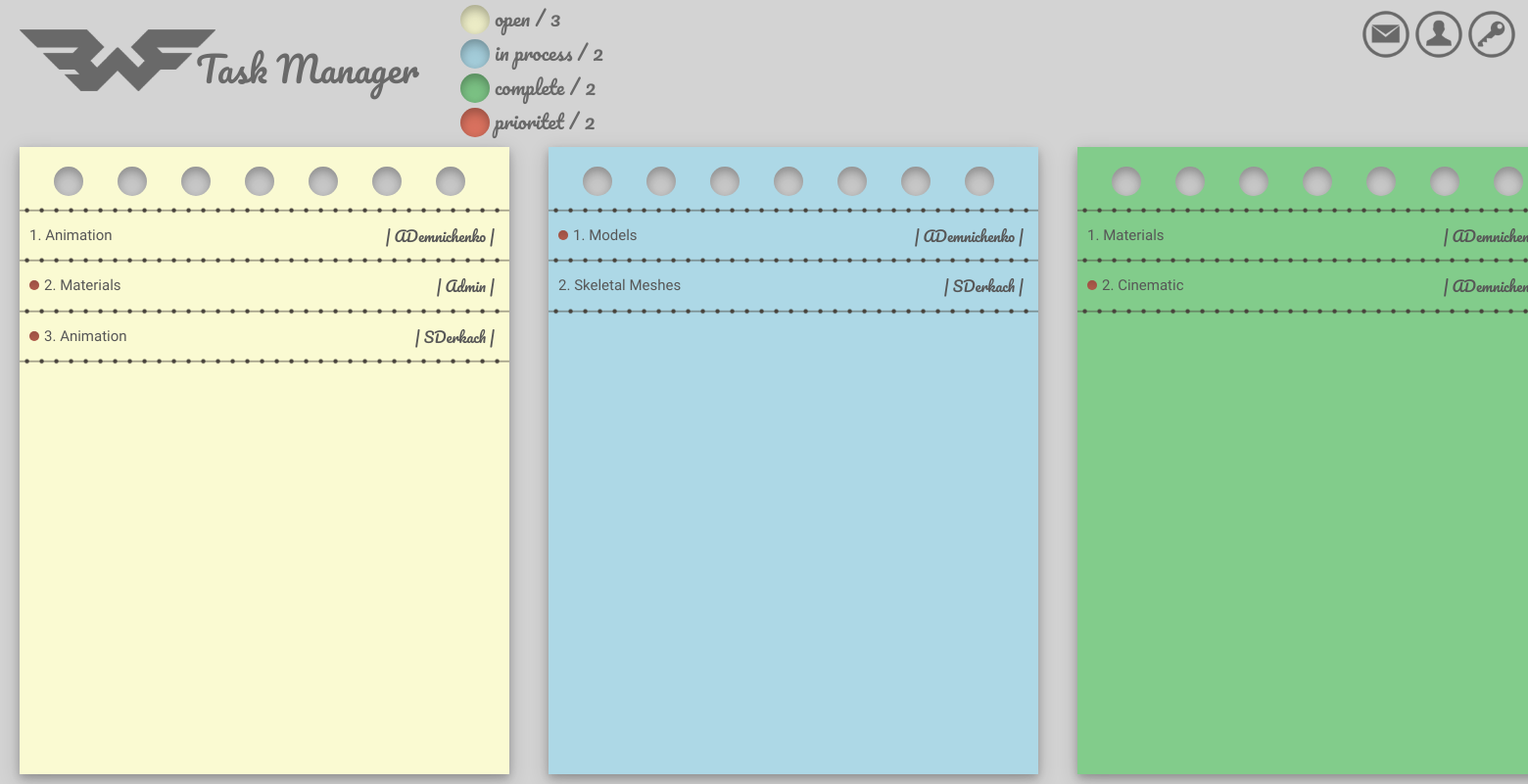
Page / (signed in) on the earlier database version.
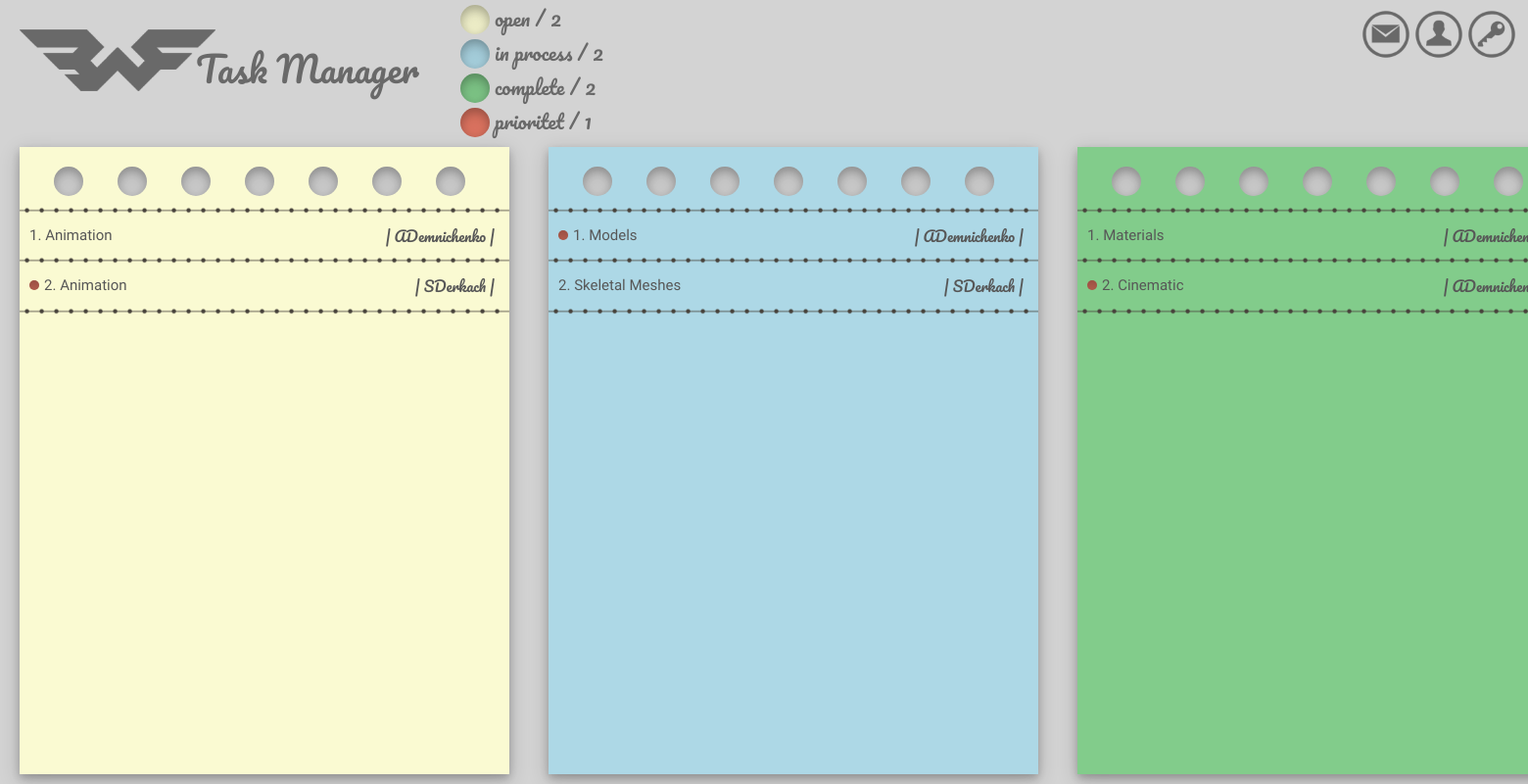
Same page on the later database version.
### TskMng/models.py (models this page shows, shortened)
class Task(models.Model):
    task_author = models.ForeignKey('auth.User')
    task_name = models.CharField(max_length = 200)
    task_description = models.TextField()
    task_open = models.DateTimeField(default=timezone.now)
    task_closed = models.DateTimeField(blank=True, null=True)
    task_in_process = models.DateTimeField(blank=True, null=True)
    task_progress = models.ForeignKey('Progress' , editable = 'false')
    task_prioritet = models.ForeignKey('Prioritet', editable = 'false')
    task_class = models.ForeignKey('Clases', editable = 'false')
    def __str__(self):
        return self.task_name

### TskMng/views.py (the view)
# urls.py: url(r'^$', views.base, name='base'),
def base(request):
    if request.user.is_anonymous:
        return redirect('/admin')
    circle_count = range(7)
    controls_list = ["task_del", "task_complete", "task_start"]
    task_lists = ["open", "in_process","closed"]
    in_process = get_task_in_process(request, Progress.objects.get(flag='in process'))
    closed = get_closed_tasks(request, Progress.objects.get(flag='closed'))
    open = get_open_tasks(request, Progress.objects.get(flag='open'))
    hot = Prioritet.objects.get(prioritet='hot')
    prioritet = get_prioritet_tasks(request, Prioritet.objects.get(prioritet='hot'), Progress.objects.get(flag='open'))
    return render(request, 'TskMng/base.html', {'hot': hot, 'open': open, 'closed': closed,
                                                     'in_process': in_process, 'circle_count': circle_count,
                                                     'controls_list':controls_list, 'task_lists':task_lists, 'prioritet':prioritet})

### TskMng/templatetags/my_tags.py (called while the page is built)
@register.filter(name="split")
def split(str,splitter):
    return str.split(splitter)[-1]

### TskMng/views.py (called while the page is built)
def get_prioritet_tasks(request, hot, flag):
    if request.user.is_superuser:
        task = Task.objects.filter(task_progress=flag, task_prioritet=hot)
    else:
        task = Task.objects.filter(task_progress=flag, task_prioritet=hot, task_author=request.user)
    return task

def get_task_in_process(request, in_process):
    if request.user.is_superuser:
        task = Task.objects.filter(task_progress=in_process)
    else:
        task = Task.objects.filter(task_progress=in_process, task_author=request.user)
    return task.order_by('-task_in_process')

def get_open_tasks(request, open):
    if request.user.is_superuser:
        task = Task.objects.filter(task_progress=open)
    else:
        task = Task.objects.filter(task_progress=open, task_author=request.user)
    return task.order_by('-task_open')

def get_closed_tasks(request, closed):
    if request.user.is_superuser:
        task = Task.objects.filter(task_progress=closed)
    else:
        task = Task.objects.filter(task_progress=closed, task_author=request.user)
    return task.order_by('-task_closed')

### TskMng/templates/TskMng/base.html (shortened to what this page needs)
{% load staticfiles %}
<html>
    <head>
        <link rel="stylesheet" href="{% static 'CSS/bootstrap.min.css' %}">
        <link rel="stylesheet" href="{% static 'CSS/bootstrap-theme.min.css' %}">
        <link rel="stylesheet" href="{% static 'CSS/TaskManager.css' %}">
    </head>
    <body>
        <div class = "title">
            <div id = "title_img">
                <img src ="{% static 'IMG/bwf_logo.png' %}" width = "200px">
            </div>
            <div id="bwf_title">
                <H1>Task Manager</H1>
            </div>
            <div class="task_statistic">
                 <div id = "statistic_title">
                    <div id = "stat_box" style = background-color:#FAFAD2></div>
                    <div id = "s_b">open / {{open.count}}</div>
                 </div>
                 <div id = "statistic_title">
                    <div id = "stat_box" style = background-color:#ADD8E6></div>
                    <div id = "s_b">in process / {{in_process.count}}</div>
                 </div>
                 <div id = "statistic_title">
                    <div id = "stat_box" style = background-color:#82CC8B></div>
                    <div id = "s_b">complete / {{closed.count}}</div>
                 </div>
                 <div id = "statistic_title">
                     <div id = "stat_box" style = background-color:#E67864></div>
                     <div id = "s_b">prioritet / {{prioritet.count}}</div>
                 </div>
            </div>
            <div class = "acounts">
                <a href="">
                    <img src= "{% static 'IMG/send_statistic.png' %}" width = "50px">
                </a>
                <a href="">
                    <img src="{% static 'IMG/personal_acount.png' %}" width = "50px">
                </a>
                <a href="/admin">
                    <img src="{% static 'IMG/admin_acount.png' %}" width = "50px">
                </a>
            </div>
        </div>
    <div class = "content">
        {% include 'TskMng/list.html' %}
    </div>
    </body>
</html>

### TskMng/templates/TskMng/list.html
{% load staticfiles %}
{% for list in task_lists %}
    {% if list == 'open'%}
        <div id = "task_list" style="background-color: lightgoldenrodyellow">
    {% elif list == 'in_process' %}
        <div id = "task_list" style="background-color: lightblue">
    {% elif list == 'closed' %}
        <div id = "task_list" style="background-color: #82cc8b">
    {% endif %}
            <div class = "circle">
                {%for x in circle_count%}
                    <div class="krug">
                    </div>
                {%endfor%}
            </div>
            <div class="parent">
                    <ul>
                        {% if list == 'open'%}
                            {%for task in open%}
                                {% include 'TskMng/task.html' %}
                            {%endfor%}
                        {% elif list == 'closed' %}
                             {%for task in closed%}
                                {% include 'TskMng/task.html' %}
                            {%endfor%}
                        {% elif list == 'in_process' %}
                             {%for task in in_process%}
                                {% include 'TskMng/task.html' %}
                            {%endfor%}
                        {% endif %}
                        <div id = "divide" style = "background-image: url('{% static 'IMG/razdelitel_about.png' %}'); background-repeat: repeat-x;">
                        </div>
                    </ul>
            </div>
        </div>
{% endfor %}

### TskMng/templates/TskMng/task.html (shortened to what this page needs)
{% load staticfiles %}
{% load my_tags %}
<div id = "divide" style = "background-image: url('{% static 'IMG/razdelitel_about.png' %}'); background-repeat: repeat-x;">
</div>
<div class = "li">
<li id="task">
{%if task.task_prioritet == hot %}
    <div id = "tag" style = background-color:#E67864></div>
{% endif %}
    <div id = "author"> | {{ task.task_author }} |</div>
    <div class = "name">
        {{forloop.counter}}. {{task}}
    </div>
</li>
</div>

### TaskManager/static/static_dirs/CSS/TaskManager.css (style rules this page uses)
body { background-color: lightgray; }
li { font-size: 15px; list-style: none; font-family: 'Russo One', sans-serif; }
ul { padding: 0 0 0 0; }
.acounts { width: 160px; height:50px; float:right; margin:10px; }
#s_b { margin-left:5px; width:150px; height:30px; float:left; font-size: 20px; color: dimgray; font-family: 'Pacifico', cursive; vertical-align: center; }
#stat_box { float:left; color: dimgray; font-family: 'Pacifico', cursive; font-size: 30px; width:30px; height:30px; background-color: lightgray; -moz-border-radius: 50px; -webkit-border-radius: 50px; border-radius: 50px; box-shadow:inset 0 4px 8px 0 rgba(0, 0, 0, 0.2), inset 0 6px 20px 0 rgba(0, 0, 0, 0.19); }
#tag { margin-top: 5px; margin-right: 5px; height:20px; float:left; width:10px; height:10px; background-color: lightgray; -moz-border-radius: 50px; -webkit-border-radius: 50px; border-radius: 50px; box-shadow:inset 0 4px 8px 0 rgba(0, 0, 0, 0.2), inset 0 6px 20px 0 rgba(0, 0, 0, 0.19); }
.task_statistic { width:200px; height:150px; margin-left:250px; float:left; }
#statistic_title { margin-top:5px; width:200px; height: 30px; }
.title { width: 100%; height:150px; }
#bwf_title { margin-left:200px; margin-top: 30px; position: absolute; width:auto; float:left; color: dimgray; font-family: 'Pacifico', cursive; vertical-align: center; }
#title_img { margin-left:20px; margin-top:30px; float:left; }
.parent { width:100%; height: 95%; display: block; position: relative; overflow:scroll; }
.content { color: #575757; width: 1620px; margin: 0 auto; background-repeat:repeat; background-size: 130px; }
.krug { float:left; margin:0 0 0 35px; width:30px; height:30px; background-color: lightgray; -moz-border-radius: 50px; -webkit-border-radius: 50px; border-radius: 50px; box-shadow:inset 0 4px 8px 0 rgba(0, 0, 0, 0.2), inset 0 6px 20px 0 rgba(0, 0, 0, 0.19); }
.circle { width:100%; height:20px; margin-bottom: 20px; }
#task_list { float:left; margin: 0 20px 0 20px; width:500px; height:80%; padding-top:20px; box-shadow: 0 4px 8px 0 rgba(0, 0, 0, 0.2), 0 6px 20px 0 rgba(0, 0, 0, 0.19); }
.name { width: 100%; font-family: 'Russo One', sans-serif; cursor: pointer; }
.li { width:auto; margin:10px; }
#divide { height:10px; background-size: 15px; }
#author { height:20px; float:right; font-size: 15px; margin-right:5px; font-family: 'Pacifico', cursive; }

Differences in the rows shown:
removed Task: task_author "Admin", task_name "Materials"
Other differences:
{{ open.count }}: "3" → "2"
{{ prioritet.count }}: "2" → "1"
